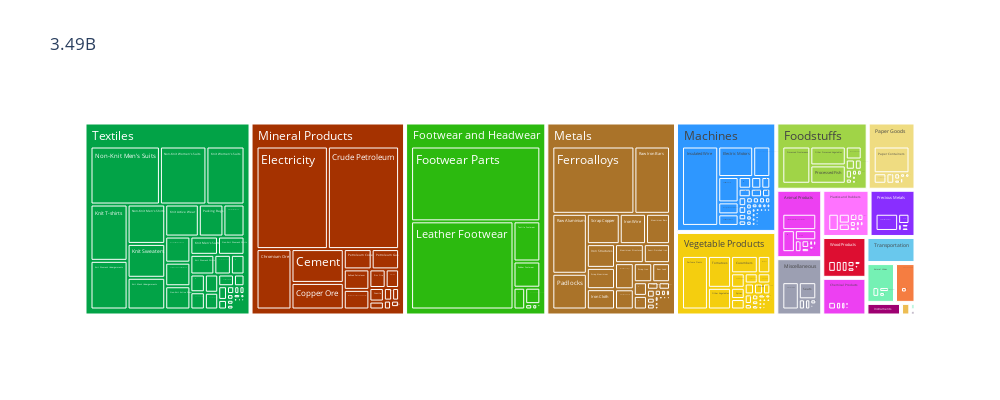

This figure's notebook cell:
### Code cell
#Extrae nombre random
country_name= random.choice(tradle_df.country.unique())
show_country(country_name)

### Figure 1 — Plotly figure (JSON) as saved in the notebook; plotly's stock layout.template omitted (floating-point values rounded to 4 significant figures; data arrays with more than 128 entries replaced by an {"elided": "..."} marker saying what was removed)
{"data": [{"branchvalues": "total", "customdata": {"elided": "832x1 str values"}, "domain": {"x": [0, 1], "y": [0, 1]}, "hovertemplate": "labels=%{label}<br>Trade Value=%{value}<br>parent=%{parent}<br>id=%{id}<br>Categoría=%{customdata[0]}<extra></extra>", "ids": {"elided": "832 str values"}, "labels": {"elided": "832 str values"}, "marker": {"colors": {"elided": "832 str values"}}, "name": "", "parents": {"elided": "832 str values"}, "type": "treemap", "values": {"elided": "832 float values"}}], "layout": {"height": 400, "legend": {"tracegroupgap": 0}, "title": {"text": "3.49B"}, "width": 1000}}
